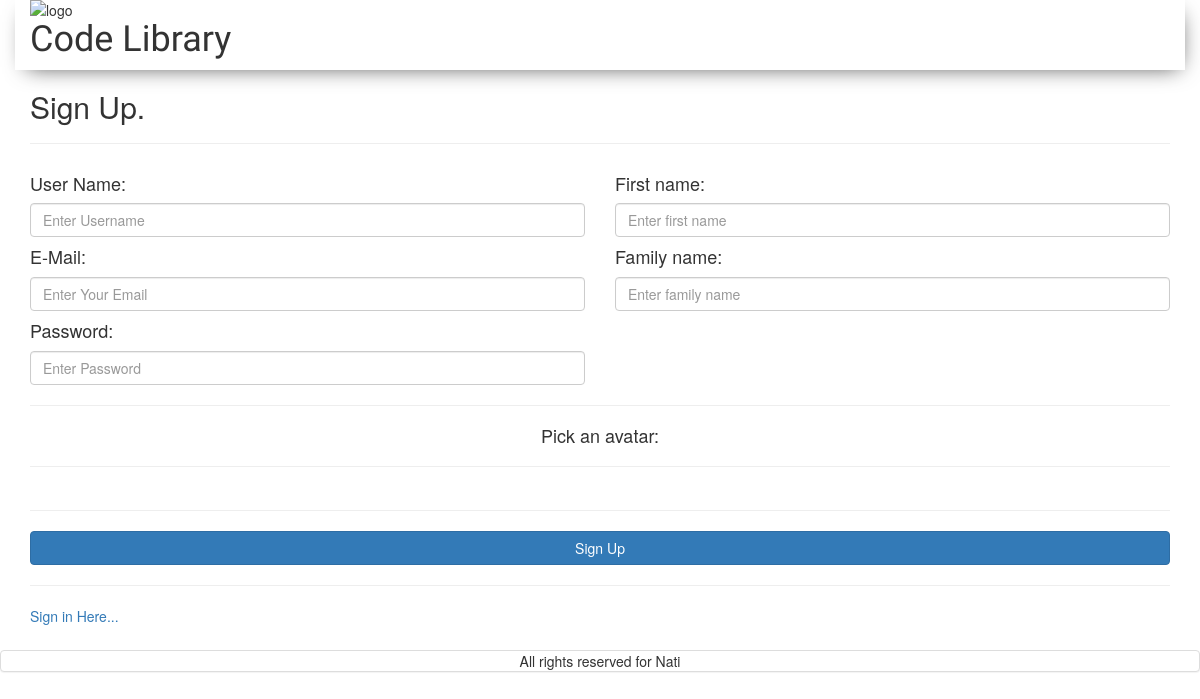
/register.php, run on an earlier commit of the app's database.
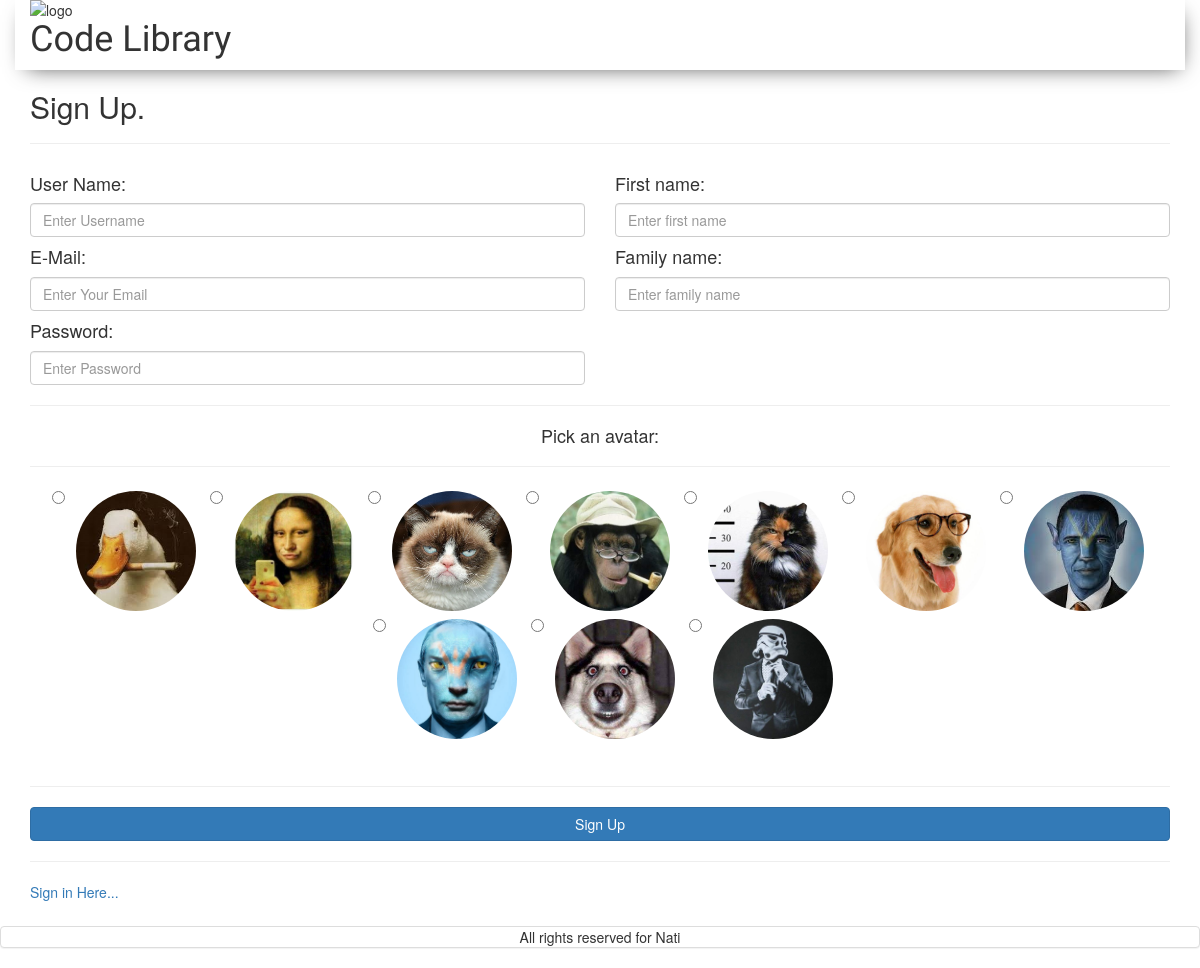
And on a later commit of the database.
### tables this page shows
CREATE TABLE `avatars` (
  `id` int(11) NOT NULL,
  `avatar` varchar(100) NOT NULL
);

### register.php (the view, shortened to what this page needs)
<!DOCTYPE html>
<html>
<head>
    <link rel="stylesheet" type="text/css" href="css/style.css">
    <link rel="stylesheet" href="https://maxcdn.bootstrapcdn.com/bootstrap/3.3.7/css/bootstrap.min.css">
</head>
<body>
<div id="wrap">
  <div id="main" class="container clear-top">
    <header class="row shadow">
    <div class="col-xs-6">
      <span><img id="logo" src="pictures/logo.png" alt="logo"></span>
      <span><h1 class="brandfont">Code Library</h1></span>
    </div>
  </header>
      <div class="row">
      <div class="col-xs-12">
        <form method="post" action="register.php" autocomplete="off">
          <h2>Sign Up.</h2>
          <hr />
      </div>
      <div class="col-xs-12 col-md-6">
          <h4>User Name:</h4>
          <input type="text" name="username" id="username" class="form-control" placeholder="Enter Username" maxlength="50" value="<?php echo $name ?>" />
          <h4>E-Mail:</h4>
          <input type="email" id="email" name="email" class="form-control" placeholder="Enter Your Email" maxlength="40" value="<?php echo $email ?>" />
          <h4>Password:</h4>
          <input type="password" id="password" name="password" class="form-control" placeholder="Enter Password" maxlength="15" />
      </div>
      <div class="col-xs-12 col-md-6">
          <h4>First name:</h4>
          <input type="text" id="first_name" name="first_name" class="form-control" placeholder="Enter first name" />
          <h4>Family name:</h4>
          <input type="text" id="family_name" name="family_name" class="form-control" placeholder="Enter family name" />
      </div>
      <div class="col-xs-12 text-center">
        <hr>
        <h4 class="">Pick an avatar:</h4>
        <hr>
        <?php
          $query_avatar = "SELECT * FROM avatars";
          $res_avatar = mysql_query($query_avatar);
          while($avatarRow=mysql_fetch_array($res_avatar)){
            $avatar = $avatarRow['avatar'];
            $avatar_id = $avatarRow['id'];
            echo    '<label class="radio-inline">
                      <input type="radio" value="'.$avatar_id.'" name="avatar"><img class="img-circle avatar" src="'.$avatar.'" alt="avatar">
                    </label>';
          }
        ?>
      </div>
      <div class="col-xs-12">
          <hr />
          <button type="submit" id="btn-signup" class="btn btn-block btn-primary" name="btn-signup">Sign Up</button>
      </div>
      <div class="col-xs-12">
          <hr />
          <a href="index.php">Sign in Here...</a>
      </div>
      </div>
  </div>
</div>
  <?php
require_once('includes/footer.php');
  ?>
</body>
</html>

### includes/footer.php
<footer class=" margin-top footer ">
    <div class="text-center shadow panel panel-default">
        All rights reserved for Nati
    </div>
</footer>

### css/style.css (style rules this page uses)
#logo { width: 100px; float: left; }
header h1 { position: relative; }
.margin-top { margin-top: 2%; }
.brandfont { font-family: 'Lobster Two', cursive; }
.shadow { -webkit-box-shadow: 3px 6px 22px -9px rgba(0, 0, 0, 0.75); -moz-box-shadow: 3px 6px 22px -9px rgba(0, 0, 0, 0.75); box-shadow: 3px 6px 22px -9px rgba(0, 0, 0, 0.75); }

### register.php (style rules this page uses)
.avatar { width: 120px; height: 120px; margin: 4px; }

What changed in the data, as far as the page shows it:
added avatars: avatar (picture)
added avatars: avatar (picture)
added avatars: avatar (picture)
added avatars: avatar (picture)
added avatars: avatar (picture)
added avatars: avatar (picture)
added avatars: avatar (picture)
added avatars: avatar (picture)
added avatars: avatar (picture)
added avatars: avatar (picture)
